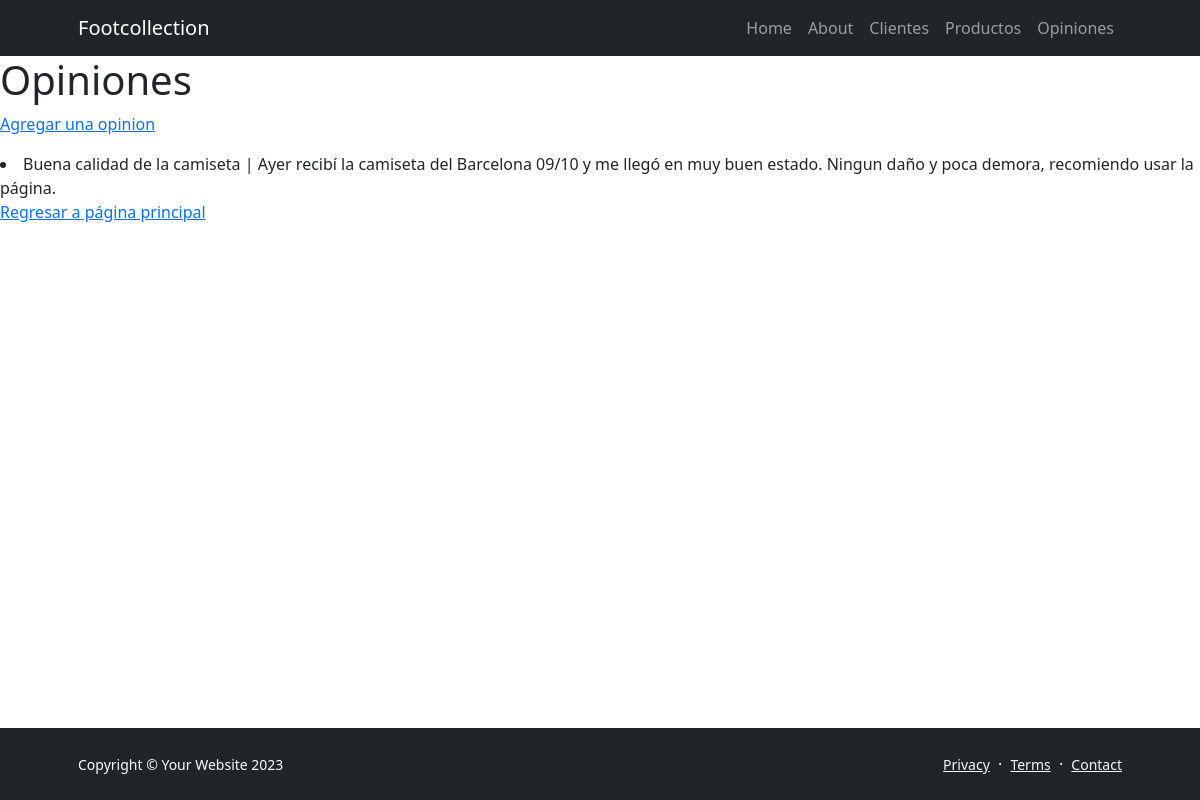
The page /opiniones/ on the database as committed earlier.
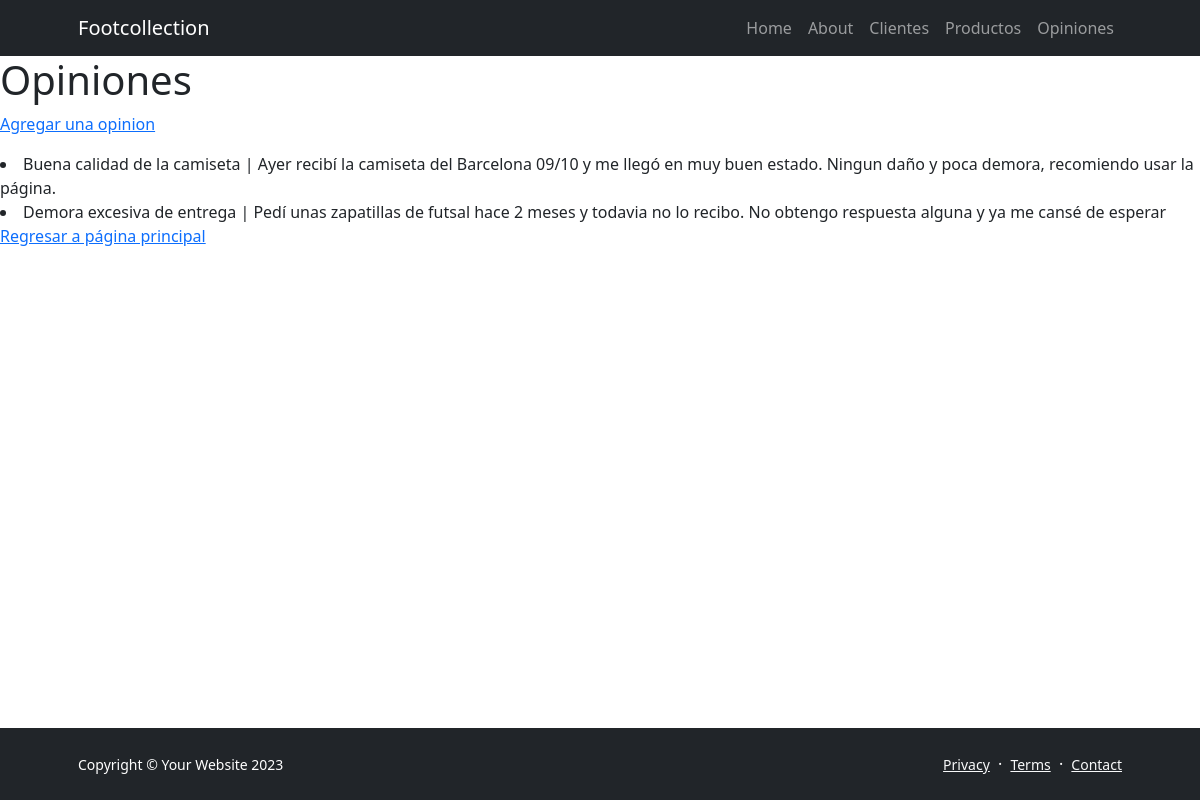
The same page on the database as committed later.
### Opiniones/models.py (models this page shows, shortened)
class Opinion(models.Model):
    titulo = models.CharField(max_length=200)
    reseña = models.CharField(max_length=100000000)

### Opiniones/views.py (the view)
# urls.py: path("", views.home, name="home"),
def home(request):
    query = models.Opinion.objects.all()
    context = {"opiniones": query}
    return render(request, "Opiniones/index.html", context)

### Opiniones/templates/Opiniones/index.html
{% extends 'core/base.html' %}
{% block title %}
    <h1>Opiniones</h1>
{% endblock title %}<h1>Opiniones</h1>
{% block contenido %}
    <p><a href="{% url 'Opiniones:agregaropinion' %}">Agregar una opinion</a></p>
    {% for opinion in opiniones %}
        <li>
            {{opinion.titulo}} | {{opinion.reseña}}
        </li>
    {% endfor %}
    <p><a href="{% url 'core:home' %}">Regresar a página principal</a></p>
{% endblock contenido %}

### core/templates/core/base.html (shortened to what this page needs)
{% load static %}
<!DOCTYPE html>
<html lang="en">
    <head>
        <link href="https://cdn.jsdelivr.net/npm/bootstrap-icons@1.5.0/font/bootstrap-icons.css" rel="stylesheet" />
        <link href="{% static 'core/css/styles.css' %}" rel="stylesheet" />
    </head>
    <body class="d-flex flex-column h-100">
        <main class="flex-shrink-0">
            {% include 'core/components/navbar.html' %}
            {% block title %}
            {% endblock title %}
            {% block contenido %}
            {% endblock contenido %}
        {% include 'core/components/footer.html' %}
    </body>
</html>

### core/templates/core/components/navbar.html (shortened to what this page needs)
<nav class="navbar navbar-expand-lg navbar-dark bg-dark">
    <div class="container px-5">
        <a class="navbar-brand" href="index.html">Footcollection</a>
        <div class="collapse navbar-collapse" id="navbarSupportedContent">
            <ul class="navbar-nav ms-auto mb-2 mb-lg-0">
                <li class="nav-item"><a class="nav-link" href="{% url 'core:home' %}">Home</a></li>
                <li class="nav-item"><a class="nav-link" href="about.html">About</a></li>
                <li class="nav-item"><a class="nav-link" href="{% url 'Cliente:home' %}">Clientes</a></li>
                <li class="nav-item"><a class="nav-link" href="{% url 'Producto:home' %}">Productos</a></li>
                <li class="nav-item"><a class="nav-link" href="{% url 'Opiniones:home' %}">Opiniones</a></li>
            </ul>
        </div>
    </div>
</nav>

### core/templates/core/components/footer.html
<footer class="bg-dark py-4 fixed-bottom ">
    <div class="container px-5">
        <div class="row align-items-center justify-content-between flex-column flex-sm-row">
            <div class="col-auto"><div class="small m-0 text-white">Copyright &copy; Your Website 2023</div></div>
            <div class="col-auto">
                <a class="link-light small" href="#!">Privacy</a>
                <span class="text-white mx-1">&middot;</span>
                <a class="link-light small" href="#!">Terms</a>
                <span class="text-white mx-1">&middot;</span>
                <a class="link-light small" href="#!">Contact</a>
            </div>
        </div>
    </div>
</footer>

Rows that differ between the two databases and show on the page:
added Opinion: titulo "Demora excesiva de entrega", reseña "Pedí unas zapatillas de futsal hace 2 meses y todavia no lo recibo. No obtengo respuesta alguna y ya me cansé de esperar"
